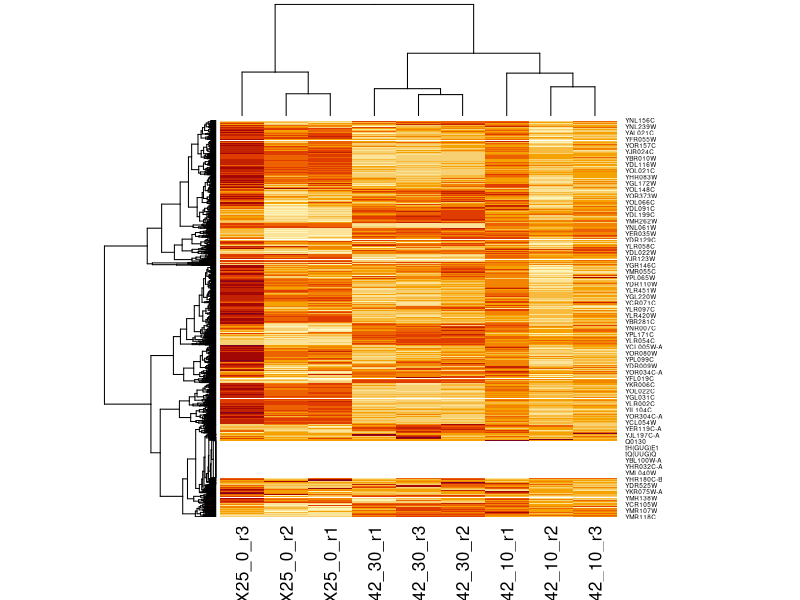
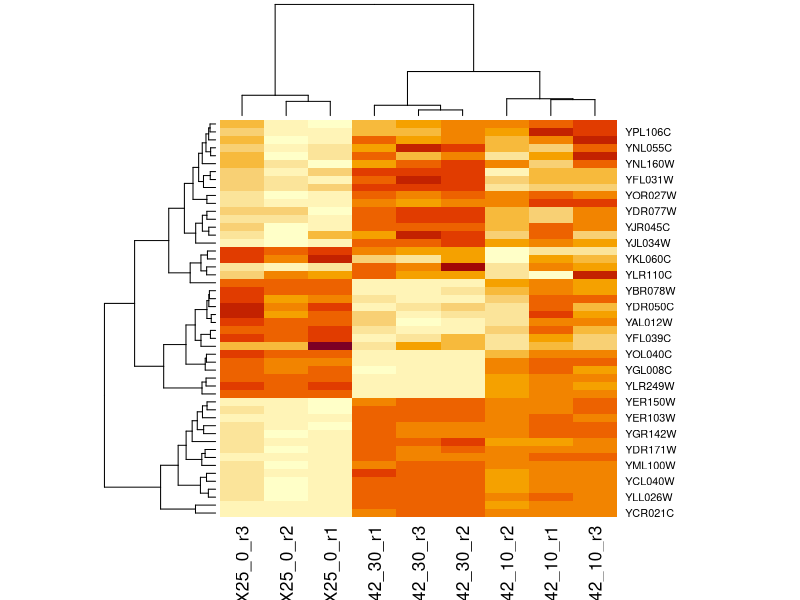
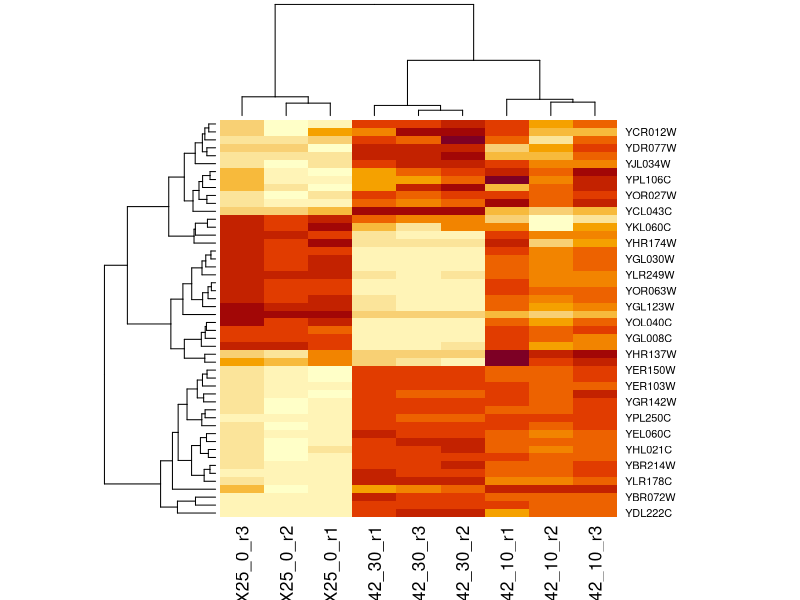
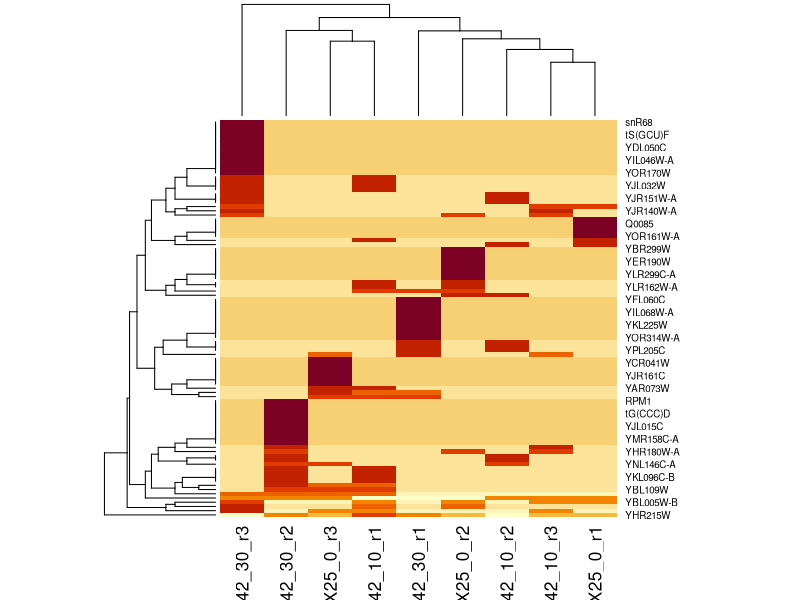
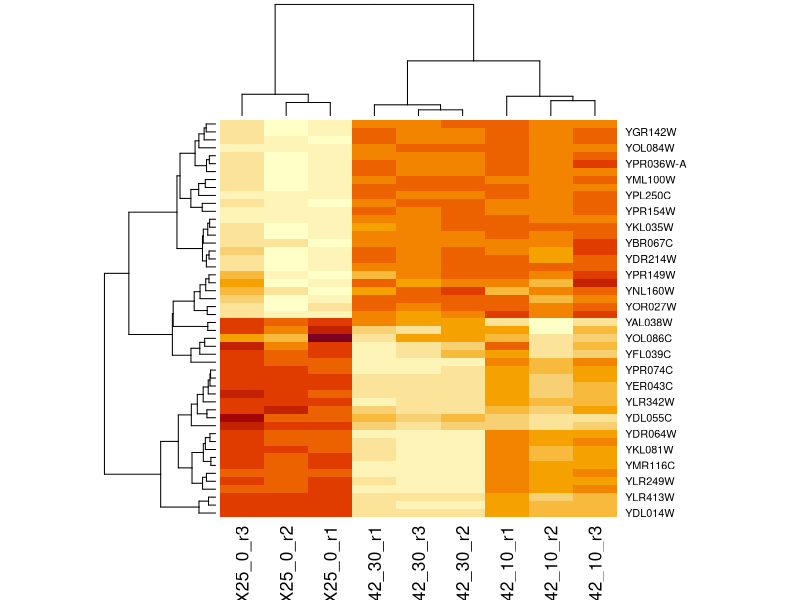
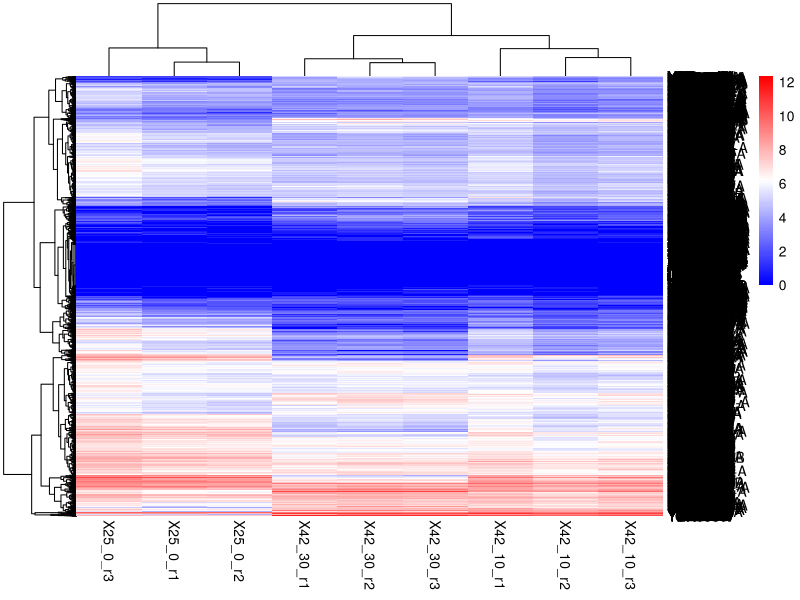

These figures' R source, in order:
## ---- chunk 1
knitr::opts_chunk$set(echo = TRUE)
survey<- read.csv("basic_yeast_heatshock.csv", header=TRUE)
library(dplyr)
library(tidyverse)
## ---- chunk 2
head(survey)
## ---- chunk 3
data <- survey
data$gene_id <- NULL
rownames(data) = survey$gene_id
data_matrix <- as.matrix(log(data+1))
heatmap(data_matrix)
## ---- chunk 4
data$sums <- rowSums(data)
top_fifty <- data %>%
         filter(rank(desc(sums))<=50)
top_fifty$sums = NULL
top_fifty = as.matrix(log(top_fifty+1))
heatmap(top_fifty)
data$sums = NULL
## ---- chunk 5
data$dif <- abs(rowMeans(data[1:3]) - rowMeans(data[4:6])) + abs(rowMeans(data[4:6]) - rowMeans(data[7:9]))
top_fifty2 <- data %>%
         filter(rank(desc(dif))<=50)
top_fifty2$dif = NULL
top_fifty2 = as.matrix(log(top_fifty2+1))
heatmap(top_fifty2)
data$dif = NULL

## ---- chunk 6
measured <- data[rowSums(data[])>0,]
measured$dif <- abs(rowMeans(measured[1:3]) - rowMeans(measured[4:6])) + abs(rowMeans(measured[4:6]) - rowMeans(measured[7:9]))
top_fifty3 <- measured %>%
         filter(rank(desc(dif))>=6404)
top_fifty3$dif = NULL
top_fifty3 = as.matrix(log(top_fifty3+1))
heatmap(top_fifty3)

## ---- chunk 7
data$dif <- abs(rowMeans(data[1:3]) - rowMeans(data[4:6])) - abs(rowMeans(data[4:6]) - rowMeans(data[7:9]))
top_fifty2 <- data %>%
         filter(rank(desc(dif))<=50)
top_fifty2$dif = NULL
top_fifty2 = as.matrix(log(top_fifty2+1))
heatmap(top_fifty2)
data$dif = NULL

## ---- chunk 8
library(pheatmap)
row_clusters <- hclust(dist(data_matrix))
column_clusters <- hclust(dist(t(data_matrix))) 
pheatmap(data_matrix,
         clustering_method = "complete",  # Method used for clustering
         cluster_rows = TRUE,  # Perform row clustering
         cluster_cols = TRUE,  # Perform column clustering
         row_cluster_dist = "euclidean",  # Distance metric for row clustering
         col_cluster_dist = "euclidean",  # Distance metric for column clustering
         row_dendrogram = TRUE,  # Display row dendrogram
         col_dendrogram = TRUE,  # Display column dendrogram
         color = colorRampPalette(c("blue", "white", "red"))(100))  # Color palette for heatmap


